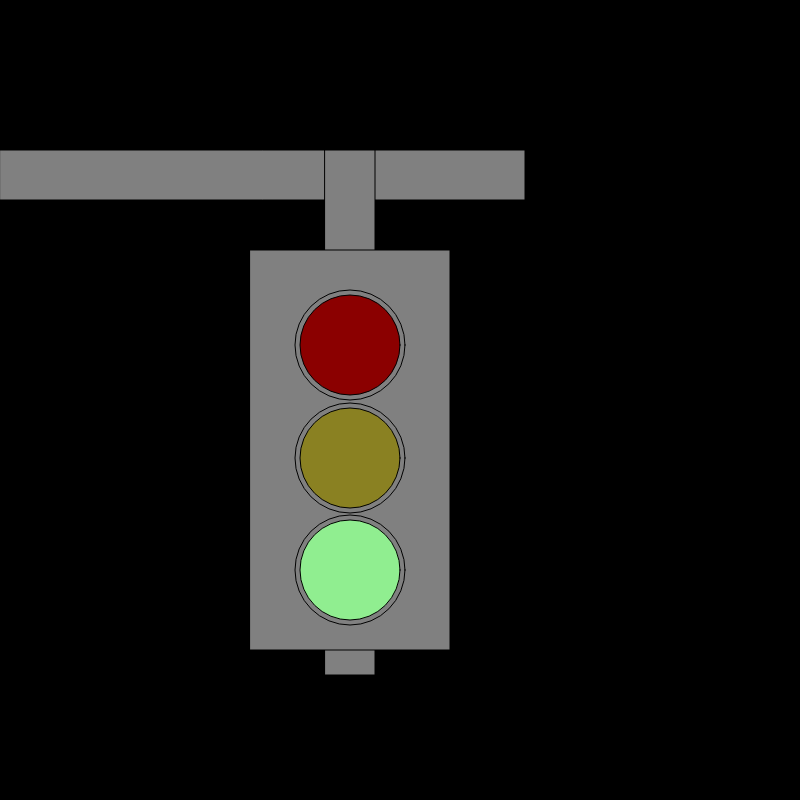
Frame 1 (no input)
Frame 60 (no input): identical to frame 1, image omitted
Frame 120 (the mouse pressed at the canvas centre since frame 60): identical to frame 1, image omitted

The p5.js sketch that drew this single still picture (run headless with seeded random() and noise() and a simulated clock; from frame 60 on, the mouse is pressed at the canvas centre):

// p5.js sketch
// ── sketch.js
var myTimer = 0;
var myState = 0;

function setup() {
  // put setup code here
  createCanvas(800, 800);
}

function draw() {
  // put drawing code here
  background('black');

  // fill('white');
  // textSize(40);
  // text(mouseX + ", " + mouseY, 600, 100) ;

  fill('grey');
  rect(0, 150, 525, 50);
  rect(325, 150, 50, 525);
  rect(250, 250, 200, 400);
  ellipse(350,345,110,110)
  ellipse(350,458,110,110)
  ellipse(350,570,110,110)


  switch (myState) {
    case 0:
    fill('lightgreen')
    ellipse(350,570,100,100)
    fill('darkred')
    ellipse(350,345,100,100)
  fill(138,129,34);
    ellipse(350,458,100,100);
      myTimer++;
      if (myTimer > 200) {
              myState = 1 ;
              myTimer = 0 ;
        }
      break;
    case 1:
      fill('Yellow');
      ellipse(350,458,100,100);
      fill('darkred')
      ellipse(350,345,100,100)
      fill('green')
      ellipse(350,570,100,100)
      myTimer++;
      if (myTimer > 125) {
              myState= 2 ;
              myTimer = 0 ;
        }


      break;
      case 2:
      fill('red')
      ellipse(350,345,100,100)
      fill(138,129,34);
      ellipse(350,458,100,100);
      fill('green')
      ellipse(350,570,100,100)
        myTimer++;
        if (myTimer > 200) {
                myState= 0 ;
                myTimer = 0 ;
          }


        break;
  }
}
